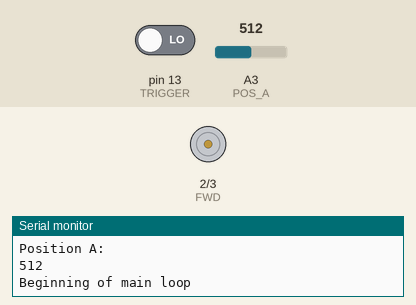
Simulated run of this sketch. Board: Arduino Uno, built with avr-gcc and run on an emulated ATmega328P. Shown: motor-driver pin pairs drawn as motors (green arrow = first pin HIGH = forward, orange = second pin HIGH = backward, longer = more drive), the last lines printed to the serial monitor. The test bench sets the inputs (shaded band); at power-on: pin 13 (TRIGGER) LOW, A3 (POS_A) = 512.

Above: at 1.2 s.
1.3 s: pin 13 (TRIGGER) driven HIGH
At 10.22 s:
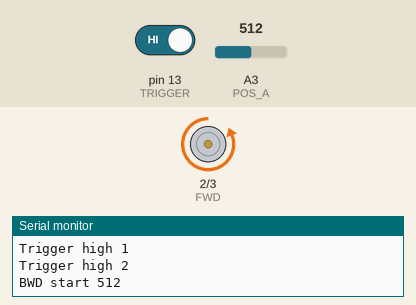
At 14.67 s:
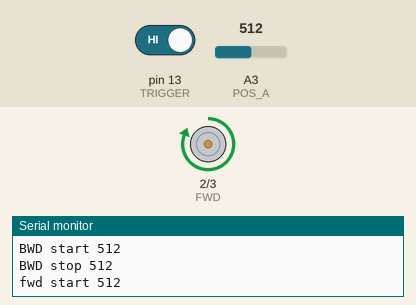
16.3 s: pin 13 (TRIGGER) driven LOW
At 17.3 s:
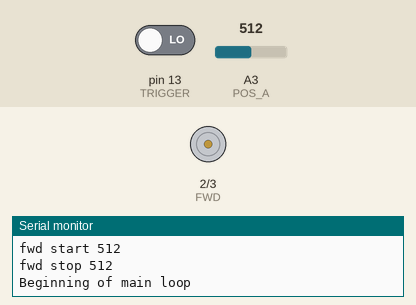
Timing chart, 0 to 19.3 s (numbered marks = the images above; inputs shaded):
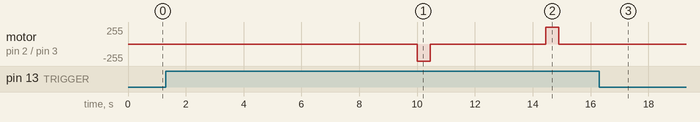

The sketch:

motorshield_testing_v2.ino
```cpp
////////////////////////////////////////////////////////////////////////////////////////
//       Digital I/O
////////////////////////////////////////////////////////////////////////////////////////
//#define  "X"                 SCL  // Not used.
//#define  "X"                 SDA  // Not used.
//#define  "X"                 AREF // Not used.
//#define  "X"                 GND  // Not used.
#define  TRIGGER              13   // Trigger experiment to start in microgravity phase, stop at the end
//#define  "X"                 12   // Not used.
#define  BWD                3   // Motor A - A2
#define  FWD                2   // Motor A - A1
#define  ENABLE_A           1    // Enable pin for Motor A

//#define  MB_A2                 8    // Motor B - A2
//#define  MB_A1                 7    // Motor B - A1
//#define  ENABLE_B              6    // Enable pin for Motor B
//#define  ENABLE_C              5    // Enable pin for Motor C
//#define  MC_A1                 4    // Motor C - A1
//#define  MD_A2                 3    // Motor D - A2
//#define  MD_A1                 2    // Motor D - A1
//#define  ENABLE_D              1    // Enable pin for Motor D
//#define  MC_A2                 0    // Motor C - A2

////////////////////////////////////////////////////////////////////////////////////////
//       Analog In 6
////////////////////////////////////////////////////////////////////////////////////////
//#define  "X"                 A5   // Not used.
//#define  "X"                 A4   // Not used.
//#define  POS_D               A3   // Feedback on Motor D position - actually wired to A
//#define  POS_C               A2   // Feedback on Motor C position - actually wired to B
//#define  POS_B               A1   // Feedback on Motor B position - actually wired to C
//#define  POS_A               A0   // Feedback on Motor A position - actually wired to D

#define  POS_A               A3

////////////////////////////////////////////////////////////////////////////////////////
//       Command Routine Variables and Include files
////////////////////////////////////////////////////////////////////////////////////////

// Modified from test code for operating the P-Type Actuonix linear actuator
// Addie Dove
// April 19, 2019

int posA;
int posB;
int posC;
int posD;

int goal = 0;

int maxA = 0;
int maxB = 0;
int maxC = 0;
int maxD = 0;

int MAXE_A = 75;
int MAXE_B = 75;
int MAXE_C = 75;
int MAXE_D = 75;

int MINE_A = 450;
int MINE_B = 450;
int MINE_C = 450;
int MINE_D = 450;

int allMAX = 1023;

void setup() {

  Serial.begin(9600);

// Set up pins for all of the motors

// For just testing one tube
  pinMode(ENABLE_A,   OUTPUT);
  pinMode(BWD,      OUTPUT);
  pinMode(FWD,      OUTPUT);

  pinMode(POS_A,      INPUT);

  digitalWrite(ENABLE_A,    LOW);
  digitalWrite(BWD,       LOW);
  digitalWrite(FWD,       LOW);


  posA = analogRead(POS_A);
  maxA = posA;

  Serial.println("Position A:");
  Serial.println(posA);

//// Tube A
//  pinMode(ENABLE_A,   OUTPUT);
//  pinMode(MA_A1,      OUTPUT);
//  pinMode(MA_A2,      OUTPUT);
//
//  pinMode(POS_A,      INPUT);
//
//  digitalWrite(ENABLE_A,    LOW);
//  digitalWrite(MA_A1,       LOW);
//  digitalWrite(MA_A2,       LOW);
//
//
//  posA = analogRead(POS_A);
//  maxA = posA;
//
//  Serial.println("Position A:");
//  Serial.println(posA);

// Tube B
//  pinMode(ENABLE_B,   OUTPUT);
//  pinMode(MB_A1,      OUTPUT);
//  pinMode(MB_A2,      OUTPUT);
//
//  pinMode(POS_B,      INPUT);
//
//  digitalWrite(ENABLE_B,    LOW);
//  digitalWrite(MB_A1,       LOW);
//  digitalWrite(MB_A2,       LOW);
//
//  posB = analogRead(POS_B);
//  maxB = posB;
//
//  Serial.println("Position B:");
//  Serial.println(posB);
//
//// Tube C
//  pinMode(ENABLE_C,   OUTPUT);
//  pinMode(MC_A1,      OUTPUT);
//  pinMode(MC_A2,      OUTPUT);
//
//  pinMode(POS_C,      INPUT);
//
//  digitalWrite(ENABLE_C,    LOW);
//  digitalWrite(MC_A1,       LOW);
//  digitalWrite(MC_A2,       LOW);
//
//  posC = analogRead(POS_C);
//  maxC = posC;
//
//  Serial.println("Position C:");
//  Serial.println(posC);
//
//// Tube D
//  pinMode(ENABLE_D,   OUTPUT);
//  pinMode(MD_A1,      OUTPUT);
//  pinMode(MD_A2,      OUTPUT);
//
//  pinMode(POS_D,      INPUT);
//
//  digitalWrite(ENABLE_D,    LOW);
//  digitalWrite(MD_A1,       LOW);
//  digitalWrite(MD_A2,       LOW);
//
//  posD = analogRead(POS_D);
//  maxD = posD;
//
//  Serial.println("Position D:");
//  Serial.println(posD);

//// make sure the entrapulators are extended
//  if(posA>MAXE_A){
//    while(pos>MAXE_A){
//      digitalWrite(FWD,      HIGH);
//      digitalWrite(ENABLE_A,  HIGH);
//      posA = analogRead(POS_A);
//      Serial.print("Setting to: ");
//      Serial.println(posA);
//    }
//    digitalWrite(ENABLE_A,    LOW);
//    digitalWrite(FWD,        LOW);
//  }
}


//*************** MAIN LOOP *****************
void loop() {

 Serial.println("Beginning of main loop");
 delay(10000);        // wait a little bit between tests (10 sec)

// move Entrap one direction for bloop ms
//bigger numbers means contraction ~30 max (for LA_B, et least)
// use A2 to contract
//smaller numbers means extension ~15 min
// use A1 to extend


// add in check to make sure it doesn't go longer than like 900ms
int bloop=450;

 if(digitalRead(TRIGGER) == HIGH)          // Check to see if the experiment is triggered.
 {                                       // If it is, start the main program.
  Serial.println("Trigger high 1");
  if(digitalRead(TRIGGER) == HIGH)      // Check again
  {
  Serial.println("Trigger high 2");

    // just control with how long it goes
    digitalWrite(BWD,     HIGH);
    digitalWrite(ENABLE_A,  HIGH);
    posA = analogRead(POS_A);
    Serial.print("BWD start ");
    Serial.println(posA);            // record position

    delay(bloop);                    // HIGH for bloop ms

    posA = analogRead(POS_A);
    Serial.print("BWD stop ");       // record position
    Serial.println(posA);
    digitalWrite(ENABLE_A,   LOW);
    digitalWrite(BWD,      LOW);

    delay(4000);       // wait 4 seconds

    // move Entrap the other direction for BLOOP ms
    digitalWrite(FWD,     HIGH);
    digitalWrite(ENABLE_A,  HIGH);
    posA = analogRead(POS_A);
    Serial.print("fwd start ");
    Serial.println(posA);          // record position

    delay(bloop);                  // HIGH for bloop ms

    posA = analogRead(POS_A);
    Serial.print("fwd stop ");
    Serial.println(posA);          // record position
    digitalWrite(ENABLE_A,   LOW);
    digitalWrite(FWD,      LOW);


// fully retract

// goal = MINE_A;
// Serial.print("Retracting to ");
// Serial.println(goal);
//
// if(posA<goal){
//  while(posA<goal){
//   digitalWrite(MA_A2,     HIGH);
//   digitalWrite(ENABLE_A,  HIGH);
//   posA = analogRead(POS_A);
//   Serial.print("A_A2 (bkwd) ");
//   Serial.println(posA);            // record position
//  }
//  digitalWrite(ENABLE_A,   LOW);
//  digitalWrite(MA_A2,      LOW);
// }
// else{
//  while(posA>goal){
//    digitalWrite(MA_A1,     HIGH);
//    digitalWrite(ENABLE_A,  HIGH);
//    posA = analogRead(POS_A);
//    Serial.print("A_A1 (fwd)");
//    Serial.println(posA);
//  }
//  digitalWrite(ENABLE_A,   LOW);
//  digitalWrite(MA_A1,      LOW);
// }
//
//// hold
// delay(5000);
//
//// extend about halfway
// goal = 250;
// Serial.print("Extending to ");
// Serial.println(goal);
//
// if(posA<goal){
//  while(posA<goal){
//   digitalWrite(MA_A2,     HIGH);
//   digitalWrite(ENABLE_A,  HIGH);
//   posA = analogRead(POS_A);
//   Serial.print("A_A2 (bkwd) ");
//   Serial.println(posA);            // record position
//  }
//  digitalWrite(ENABLE_A,   LOW);
//  digitalWrite(MA_A2,      LOW);
// }
// else{
//  while(posA>goal){
//    digitalWrite(MA_A1,     HIGH);
//    digitalWrite(ENABLE_A,  HIGH);
//    posA = analogRead(POS_A);
//    Serial.print("A_A1 (fwd)");
//    Serial.println(posA);
//  }
//  digitalWrite(ENABLE_A,   LOW);
//  digitalWrite(MA_A1,      LOW);
// }
//
//// hold
// delay(5000);
//
//// bring all the way back
// goal = MINE_A;
// Serial.print("Retracting to ");
// Serial.println(goal);
//
// if(posA<goal){
//  while(posA<goal){
//   digitalWrite(MA_A2,     HIGH);
//   digitalWrite(ENABLE_A,  HIGH);
//   posA = analogRead(POS_A);
//   Serial.print("A_A2 (bkwd) ");
//   Serial.println(posA);            // record position
//  }
//  digitalWrite(ENABLE_A,   LOW);
//  digitalWrite(MA_A2,      LOW);
// }
// else{
//  while(posA>goal){
//    digitalWrite(MA_A1,     HIGH);
//    digitalWrite(ENABLE_A,  HIGH);
//    posA = analogRead(POS_A);
//    Serial.print("A_A1 (fwd)");
//    Serial.println(posA);
//  }
//  digitalWrite(ENABLE_A,   LOW);
//  digitalWrite(MA_A1,      LOW);
// }
//
//// hold
// delay(5000);

//// re-extend out
// goal = MAXE_A;
// Serial.print("Extending to ");
// Serial.println(goal);
//
// if(posA<goal){
//  while(posA<goal){
//   digitalWrite(MA_A2,     HIGH);
//   digitalWrite(ENABLE_A,  HIGH);
//   posA = analogRead(POS_A);
//   Serial.print("A_A2 (bkwd) ");
//   Serial.println(posA);            // record position
//  }
//  digitalWrite(ENABLE_A,   LOW);
//  digitalWrite(MA_A2,      LOW);
// }
// else{
//  while(posA>goal){
//    digitalWrite(MA_A1,     HIGH);
//    digitalWrite(ENABLE_A,  HIGH);
//    posA = analogRead(POS_A);
//    Serial.print("A_A1 (fwd)");
//    Serial.println(posA);
//  }
//  digitalWrite(ENABLE_A,   LOW);
//  digitalWrite(MA_A1,      LOW);
// }


// hold

//// just testing to see if it will move and hold
// if(posA<goal){
//  while(posA<goal){
//   digitalWrite(BWD,     HIGH);
//   digitalWrite(ENABLE_A,  HIGH);
//   posA = analogRead(POS_A);
//   Serial.print("bkwd ");
//   Serial.println(posA);            // record position
//  }
//  digitalWrite(ENABLE_A,   LOW);
//  digitalWrite(BWD,      LOW);
// }
// else{
//  while(posA>goal){
//    digitalWrite(FWD,     HIGH);
//    digitalWrite(ENABLE_A,  HIGH);
//    posA = analogRead(POS_A);
//    Serial.print("fwd");
//    Serial.println(posA);
//  }
//  digitalWrite(ENABLE_A,   LOW);
//  digitalWrite(FWD,      LOW);
// }


//// switch motors!
//  delay(5000);
//
//// just control with how long it goes
//   digitalWrite(MA_A2,     HIGH);
//   digitalWrite(ENABLE_A,  HIGH);
//   posA = analogRead(POS_A);
//   Serial.print("A_A2 start ");
//   Serial.println(posA);            // record position
//
//  delay(bloop);                    // HIGH for bloop ms
//
//  posA = analogRead(POS_A);
//  Serial.print("A_A2 stop ");       // record position
//  Serial.println(posA);
//  digitalWrite(ENABLE_A,   LOW);
//  digitalWrite(MA_A2,      LOW);
//
//  delay(2000);       // wait 2 seconds
//
//// move Entrap the other direction for 10 ms
//  digitalWrite(MA_A1,     HIGH);
//  digitalWrite(ENABLE_A,  HIGH);
//  posB = analogRead(POS_A);
//  Serial.print("A_A1 start ");
//  Serial.println(posA);          // record position
//
//  delay(bloop);                  // HIGH for bloop ms
//
//  posA = analogRead(POS_A);
//  Serial.print("A_A1 stop ");
//  Serial.println(posA);          // record position
//  digitalWrite(ENABLE_A,   LOW);
//  digitalWrite(MA_A1,      LOW);

//  }
  }
 }
}
```

Measured:
- after the input at 1.3 s, motor on pin 2 (FWD) / pin 3 (BWD): stopped → backward 255/255 after 8.7 s, → stopped 0.45 s later, → forward 255/255 4.0 s later, → stopped 0.45 s later
- after the input at 16.3 s, motor on pin 2 (FWD) / pin 3 (BWD): stays stopped (without the input it goes to backward 255/255 after 8.6 s)
